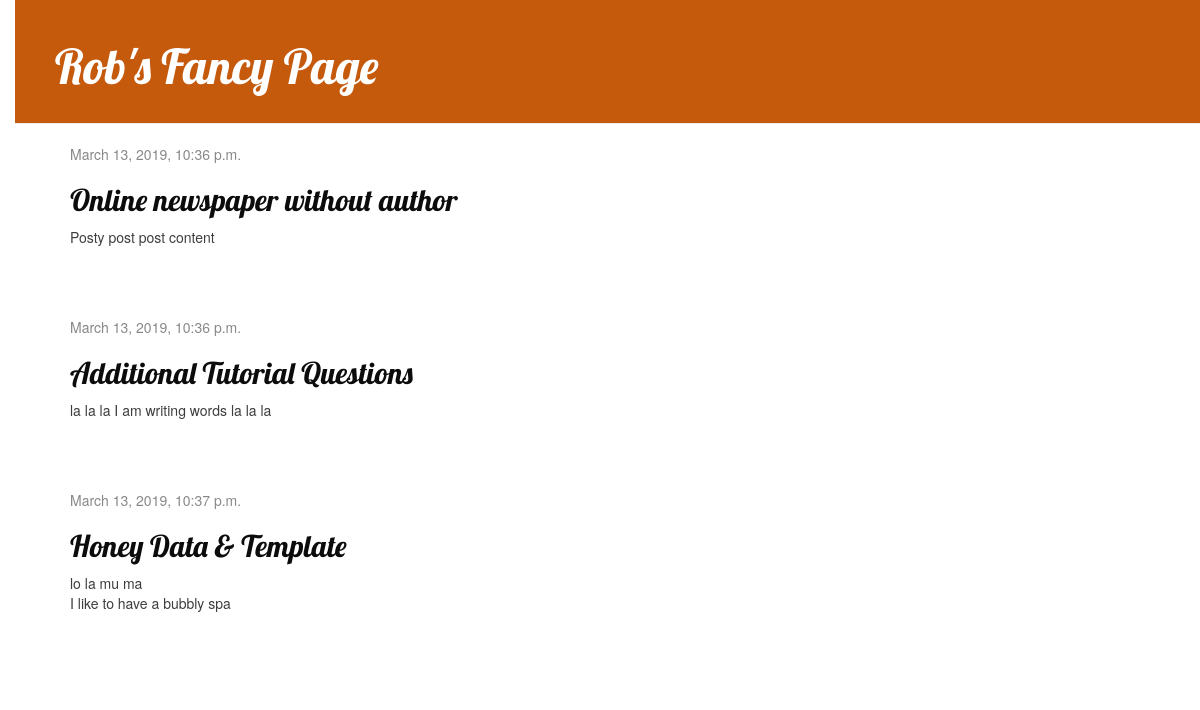
The page / on the database its author committed.
### blog/models.py (models this page shows, shortened)
class Post(models.Model):  # this is the OBJECT-defining part.
    author = models.ForeignKey(settings.AUTH_USER_MODEL, on_delete=models.CASCADE)
    title = models.CharField(max_length=200)
    text = models.TextField()
    created_date = models.DateTimeField(default=timezone.now)
    published_date = models.DateTimeField(blank=True, null=True)

### blog/views.py (the view)
# urls.py: path('', views.post_list, name='post_list'),
def post_list(request):
    posts = Post.objects.filter(published_date__lte=timezone.now()).order_by('published_date')
    return render(request, 'blog/post_list.html', {'posts':posts})

### blog/templates/blog/post_list.html
{% extends 'blog/base.html' %}
{% block content %}
    {% for post in posts %}
        <div class="post">
            <div class="date">
                {{ post.published_date }}
            </div>
            <h2><a href="{% url 'post_detail' pk=post.pk %}">{{ post.title }}</a></h2>
            <p>{{ post.text|linebreaksbr }}</p>
        </div>
    {% endfor %}
{% endblock %}

### blog/templates/blog/base.html (shortened to what this page needs)
{% load static %}
<html>
    <head>
        <link rel="stylesheet" href="//maxcdn.bootstrapcdn.com/bootstrap/3.2.0/css/bootstrap.min.css">
        <link rel="stylesheet" href="//maxcdn.bootstrapcdn.com/bootstrap/3.2.0/css/bootstrap-theme.min.css">
        <link rel="stylesheet" href="{% static 'css/blog.css' %}">
    </head>
    <body>
        <div class="page-header">
            <h1><a href="/">Rob's Fancy Page</a></h1>
        </div>
        <div class="content container">
            <div class="row">
                <div class="col-md-8">
                {% block content %}
                {% endblock %}
                </div>
            </div>
        </div>
    </body>
</html>

### blog/static/css/blog.css (style rules this page uses)
h1 a, h2 a { color: #C25100; font-family: 'Lobster'; }
body { padding-left: 15px; opacity: 0.95; }
.page-header { background-color: #C25100; margin-top: 0; padding: 20px 20px 20px 40px; }
.page-header h1, .page-header h1 a, .page-header h1 a:visited, .page-header h1 a:active { color: #ffffff; font-size: 36pt; text-decoration: none; }
.content { margin-left: 40px; }
h1, h2, h3, h4 { font-family: 'Lobster', cursive; }
.date { color: #828282; }
.post { margin-bottom: 70px; }
.post h2 a, .post h2 a:visited { color: #000000; }

### rows shown on the page
Post: published_date "March 13, 2019, 10:36 p.m.", title "Online newspaper without author", text "Posty post post content"
Post: published_date "March 13, 2019, 10:36 p.m.", title "Additional Tutorial Questions", text "la la la I am writing words la la la"
Post: published_date "March 13, 2019, 10:37 p.m.", title "Honey Data & Template", text "lo la mu ma I like to have a bubbly spa"
